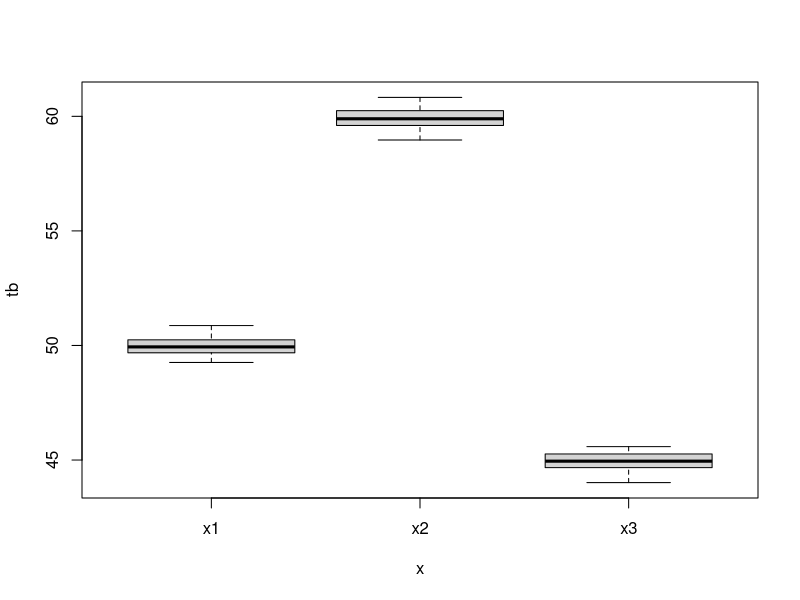
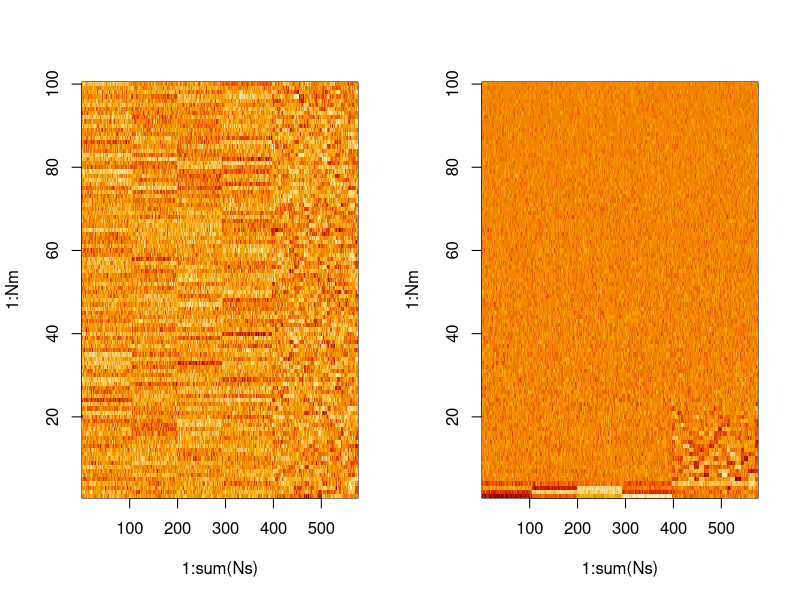
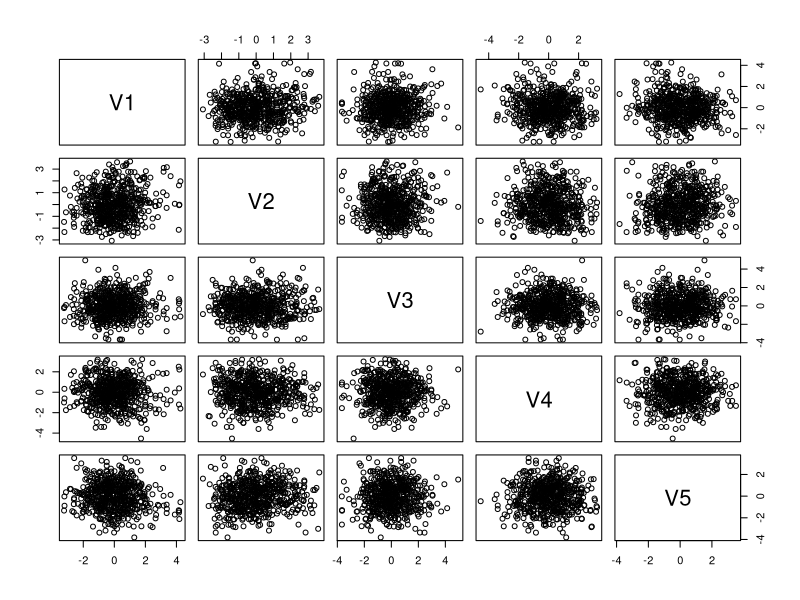
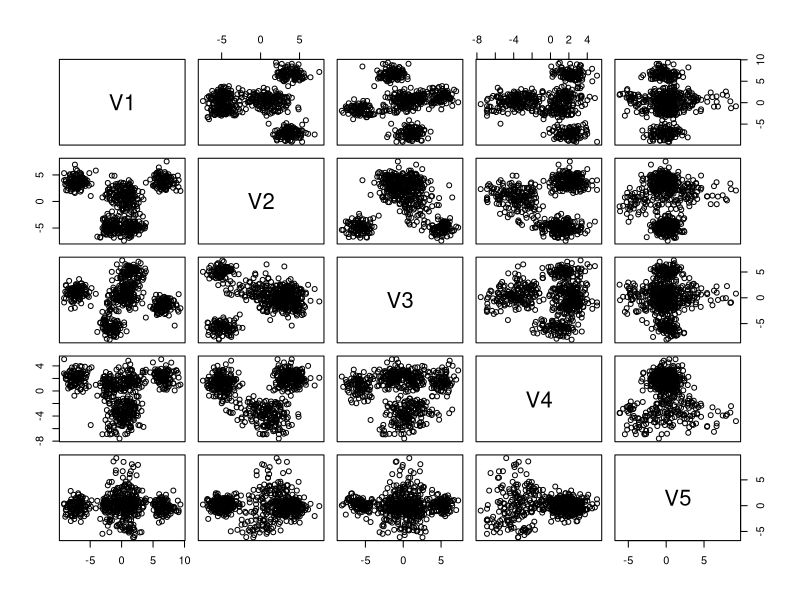

Here is the R script that generated these plots, in order:
## ---- chunk 1
# R7-1.R: カイ自乗検定
obtable2 <- matrix(c(25, 23, 12, 15, 17, 8),
                   nrow = 2, byrow = TRUE)
obtable2

chisq.test(obtable2)
## ---- chunk 2
# R7-2.R: ANOVA
# 3群の群別サンプル数、平均、SD
nx <- c(40, 40, 20); mb <- c(50, 60, 45); sdb <- c(50, 50, 50)*0.01

# データ生成
t1 <- rnorm(nx[1], mb[1], sdb[1])
t2 <- rnorm(nx[2], mb[2], sdb[2])
t3 <- rnorm(nx[3], mb[3], sdb[3])

tb <- c(t1, t2, t3)

x <- c(rep("x1", nx[1]), rep("x2", nx[2]), rep("x3", nx[3]))
boxplot(tb ~ x)
## ---- chunk 3
# ANOVA
summary(aov(tb ~ x ))
## ---- chunk 4
# R7-5.R 固有値分解

Nm <- 100 # 項目数
Ns <- c(rpois(4, 100), rpois(20, 10))   # rpois(サンプリング回数, λ)
Npop <- length(Ns)

Ns
Npop   # 集団数
## ---- chunk 5
M <- NULL   # 全ジェノタイプを収める行列

for (j in 1:Npop) {
  tmpM <- matrix(rep(0, Nm*Ns[j]), ncol=Nm)
  
  # 亜集団ごとに平均を振っている
  for (i in 1:Nm) {
    af <- rnorm(1, mean = 0, sd = 1)
    tmpM[, i] <- rnorm(Ns[j], af)
  }
  
  M <- rbind(M, tmpM)
}

tmpM
## ---- chunk 6
# データの標準化
wholemean <- mean(M)
M <- M - wholemean
mu <- apply(M, 2, mean)
M <- t(t(M) - mu)   # Rの演算はブロードキャストされる
## ---- chunk 7
# 特異値分解
# Mは正方行列じゃないので注意
svdout <- svd(M)
M2 <- svdout$u %*% diag(svdout$d)

dim(M)
dim(M2)
## ---- chunk 8
dim(svdout$u)
dim(svdout$v)
length(svdout$d)
## ---- chunk 9
tail(svdout$u)
## ---- chunk 10
par(mfcol=c(1,2))

# 固有値分解前後をimageプロット
image(1:sum(Ns), 1:Nm, M)
image(1:sum(Ns), 1:Nm, M2)
## ---- chunk 11
df1 <- as.data.frame(M); df2 <- as.data.frame(M2)
L <- 1:5; par(mfcol=c(1,1))
plot(df1[, L])
plot(df2[, L])
## ---- chunk 12
